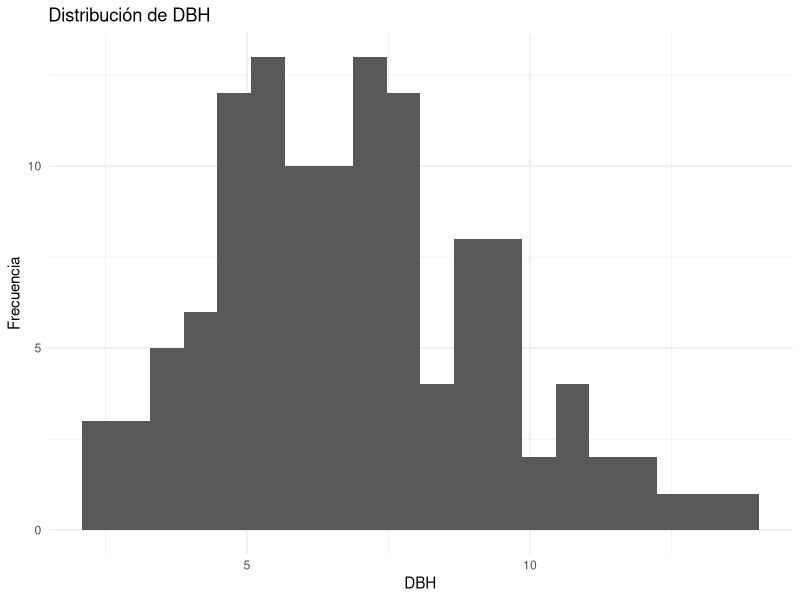
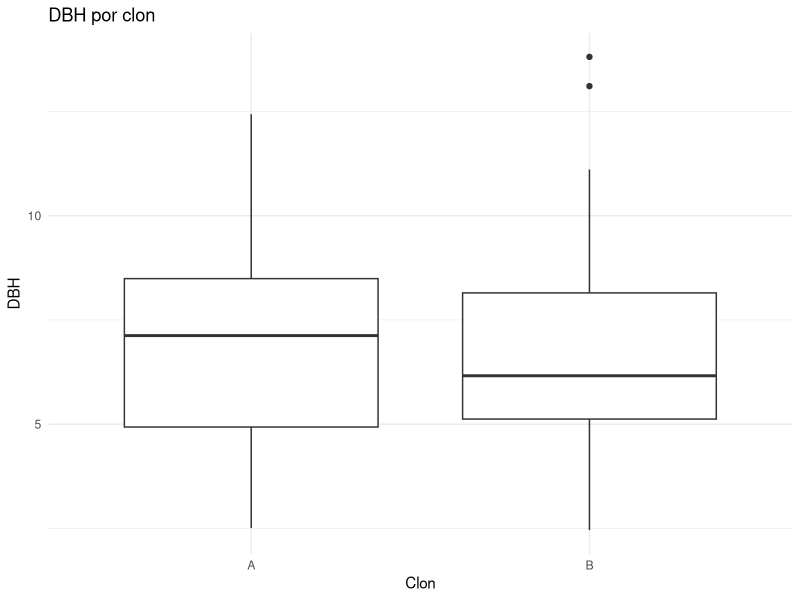
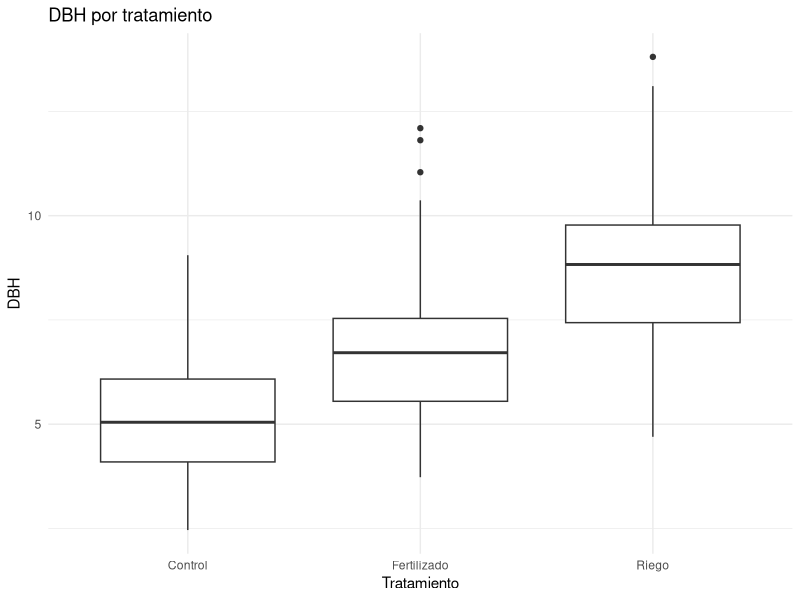
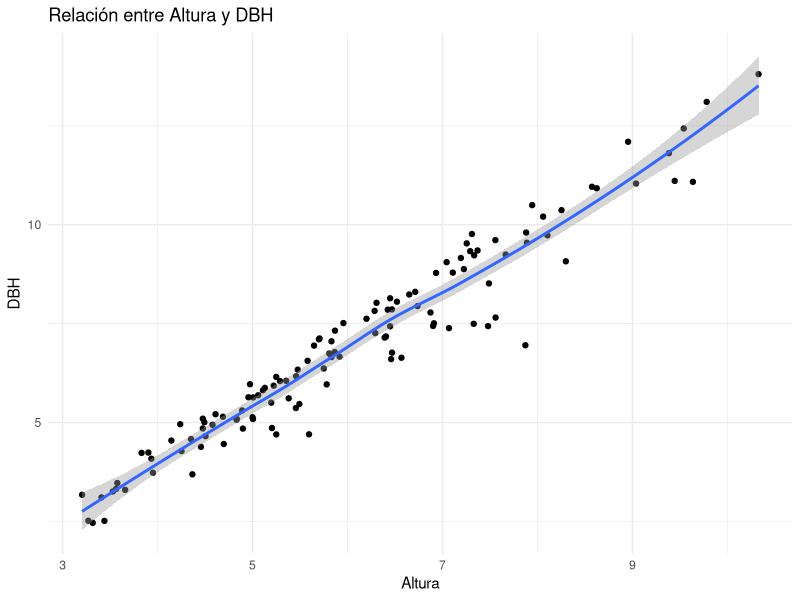

Write the R code that produced these figures, in order.
# =========================================================
# CAPÍTULO 7. ESTADÍSTICA NO PARAMÉTRICA CON R
# =========================================================

rm(list = ls())
cat("\014")

# 0. Paquetes ----

library(dplyr)
library(ggplot2)


# 1. GENERAR BASE DE DATOS SIMULADA ----

set.seed(123)

n <- 120

datos <- data.frame(
	Tratamiento = rep(c("Control", "Fertilizado", "Riego"), each = 40),
	Clon = rep(c("A", "B"), times = 60)
)

# Variable continua con distribución no normal
datos$DBH <- c(
	rgamma(40, shape = 8, scale = 0.7),   # Control
	rgamma(40, shape = 10, scale = 0.7),  # Fertilizado
	rgamma(40, shape = 12, scale = 0.7)   # Riego
)

# Otra variable continua asociada
datos$Altura <- datos$DBH * 0.65 + rlnorm(n, meanlog = 0.4, sdlog = 0.25)

# Variable ordinal
datos$Danio <- sample(
	x = c(1, 2, 3, 4, 5),
	size = n,
	replace = TRUE,
	prob = c(0.15, 0.25, 0.30, 0.20, 0.10)
)

# Variable categórica
datos$Supervivencia <- sample(
	x = c("Viva", "Muerta"),
	size = n,
	replace = TRUE,
	prob = c(0.82, 0.18)
)

# Crear datos pareados
set.seed(456)
altura_inicial <- round(rgamma(20, shape = 8, scale = 0.5), 2)
altura_final   <- round(altura_inicial + rnorm(20, mean = 0.8, sd = 0.6), 2)

# Ver estructura
str(datos)
summary(datos)
head(datos)

# 2. EXPLORACIÓN DESCRIPTIVA ----

# Resumen general
summary(datos$DBH)
median(datos$DBH)
IQR(datos$DBH)

# Resumen por tratamiento
datos %>%
	group_by(Tratamiento) %>%
	summarise(
		n = n(),
		mediana_DBH = median(DBH),
		Q1 = quantile(DBH, 0.25),
		Q3 = quantile(DBH, 0.75),
		min = min(DBH),
		max = max(DBH),
		.groups = "drop"
	)

# 3. GRÁFICOS EXPLORATORIOS ----

# Histograma
ggplot(datos, aes(x = DBH)) +
	geom_histogram(bins = 20) +
	theme_minimal() +
	labs(
		title = "Distribución de DBH",
		x = "DBH",
		y = "Frecuencia"
	)

# Boxplot por clon
ggplot(datos, aes(x = Clon, y = DBH)) +
	geom_boxplot() +
	theme_minimal() +
	labs(
		title = "DBH por clon",
		x = "Clon",
		y = "DBH"
	)

# Boxplot por tratamiento
ggplot(datos, aes(x = Tratamiento, y = DBH)) +
	geom_boxplot() +
	theme_minimal() +
	labs(
		title = "DBH por tratamiento",
		x = "Tratamiento",
		y = "DBH"
	)

# Dispersión
ggplot(datos, aes(x = Altura, y = DBH)) +
	geom_point() +
	geom_smooth(method = "loess", se = TRUE) +
	theme_minimal() +
	labs(
		title = "Relación entre Altura y DBH",
		x = "Altura",
		y = "DBH"
	)


# 4. WILCOXON / MANN-WHITNEY ----
# Comparación de dos grupos independientes


wilcox_ind <- wilcox.test(DBH ~ Clon, data = datos, exact = FALSE)
wilcox_ind

# Interpretación simple
if (wilcox_ind$p.value < 0.05) {
	cat("\nWilcoxon independiente: hay diferencias significativas entre clones.\n")
} else {
	cat("\nWilcoxon independiente: no se detectan diferencias significativas entre clones.\n")
}

# 5. WILCOXON PAREADO ----
# Comparación de dos mediciones relacionadas

wilcox_par <- wilcox.test(altura_inicial, altura_final, paired = TRUE, exact = FALSE)
wilcox_par

if (wilcox_par$p.value < 0.05) {
	cat("\nWilcoxon pareado: hay diferencias significativas entre altura inicial y final.\n")
} else {
	cat("\nWilcoxon pareado: no se detectan diferencias significativas entre altura inicial y final.\n")
}


# 6. KRUSKAL-WALLIS ----
# Comparación de tres o más grupos independientes

kruskal_res <- kruskal.test(DBH ~ Tratamiento, data = datos)
kruskal_res

if (kruskal_res$p.value < 0.05) {
	cat("\nKruskal-Wallis: al menos un tratamiento difiere significativamente.\n")
} else {
	cat("\nKruskal-Wallis: no se detectan diferencias significativas entre tratamientos.\n")
}


# 7. COMPARACIONES MÚLTIPLES POST HOC ----
# Después de Kruskal-Wallis

pairwise_res <- pairwise.wilcox.test(
	x = datos$DBH,
	g = datos$Tratamiento,
	p.adjust.method = "bonferroni"
)

pairwise_res


# 8. CORRELACIÓN DE SPEARMAN ----
# Asociación monotónica entre variables continuas

spearman_res <- cor.test(datos$Altura, datos$DBH, method = "spearman")
spearman_res

if (spearman_res$p.value < 0.05) {
	cat("\nSpearman: existe asociación monotónica significativa entre Altura y DBH.\n")
} else {
	cat("\nSpearman: no se detecta asociación monotónica significativa entre Altura y DBH.\n")
}

# 9. CHI-CUADRADO
# Asociación entre variables categóricas


tabla_chi <- table(datos$Tratamiento, datos$Supervivencia)
tabla_chi

chi_res <- chisq.test(tabla_chi)
chi_res

if (chi_res$p.value < 0.05) {
	cat("\nChi-cuadrado: existe asociación significativa entre Tratamiento y Supervivencia.\n")
} else {
	cat("\nChi-cuadrado: no se detecta asociación significativa entre Tratamiento y Supervivencia.\n")
}

# =========================================================
# 10. FISHER
# Alternativa cuando las frecuencias esperadas son bajas
# =========================================================

# Ejemplo con tabla 2x2
tabla_fisher <- matrix(c(12, 3, 7, 8), nrow = 2, byrow = TRUE)
rownames(tabla_fisher) <- c("Control", "Tratado")
colnames(tabla_fisher) <- c("Viva", "Muerta")

tabla_fisher

fisher_res <- fisher.test(tabla_fisher)
fisher_res

if (fisher_res$p.value < 0.05) {
	cat("\nFisher: existe asociación significativa en la tabla 2x2.\n")
} else {
	cat("\nFisher: no se detecta asociación significativa en la tabla 2x2.\n")
}

# =========================================================
# 11. RESÚMENES CONSISTENTES CON ANÁLISIS NO PARAMÉTRICO
# =========================================================

# Medianas e IQR por tratamiento
resumen_np <- datos %>%
	group_by(Tratamiento) %>%
	summarise(
		n = n(),
		mediana = median(DBH),
		IQR = IQR(DBH),
		Q1 = quantile(DBH, 0.25),
		Q3 = quantile(DBH, 0.75),
		.groups = "drop"
	)

print(resumen_np)

# Frecuencias para variable categórica
prop.table(table(datos$Tratamiento, datos$Supervivencia), margin = 1)

# =========================================================
# 12. MENSAJES FINALES
# =========================================================

cat("\n=========================================================\n")
cat("PRUEBAS NO PARAMÉTRICAS EJECUTADAS:\n")
cat("- Wilcoxon para grupos independientes\n")
cat("- Wilcoxon pareado\n")
cat("- Kruskal-Wallis\n")
cat("- Comparaciones múltiples con pairwise Wilcoxon\n")
cat("- Correlación de Spearman\n")
cat("- Chi-cuadrado\n")
cat("- Fisher exacta\n")
cat("=========================================================\n")
